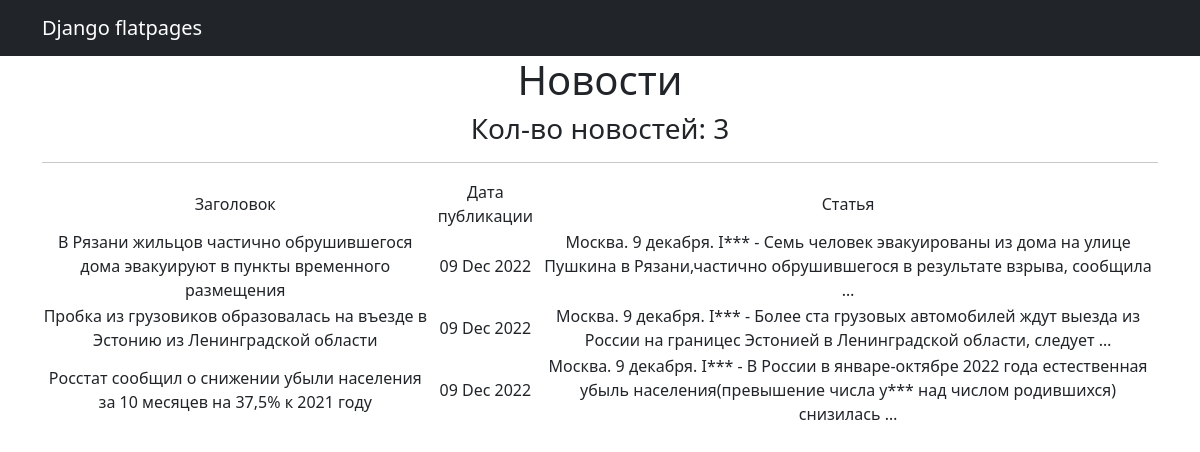
Page /news/ on the committed database.
### news/models.py (models this page shows, shortened)
class Post(models.Model):
    author = models.ForeignKey(Author, on_delete=models.CASCADE)
    type_of_post = models.CharField(max_length=2, choices=type_post)
    time_in = models.DateTimeField(auto_now_add=True)
    title = models.CharField(max_length=255)
    text = models.TextField()
    rating_post = models.IntegerField(default=0)
    post_category = models.ManyToManyField(Category, through='PostCategory')
    @property
    def rating(self):
        return self.rating_post

### news/views.py (the view)
# urls.py: path('', NewsList.as_view()),
class NewsList(ListView):
    model = Post
    ordering = 'time_in'
    template_name = 'news.html'
    context_object_name = 'news'

### news/templatetags/custom_filter.py (called while the page is built)
@register.filter()
def censor(value: str) -> str:
    CURRENCY_WORDS = {'INTERFAX.RU':True,
                      'умерших': True
                      }
    try:
        if not isinstance(value, str):
            raise Exception('Error')
        a = value
        for word in list(CURRENCY_WORDS.keys()):
            if word in a:
                a = a.replace(word, f'{word[:1]}***')
            if word.capitalize() in a:
                a = a.replace(word.capitalize(), f'{word[:1].capitalize()}***')
        return a
    except Exception as e:
        print(e)

### templates/news.html (shortened to what this page needs)
{% extends 'flatpages/default.html' %}
{% load custom_filter %}
{% block content %}
   <h1>Новости</h1>
   <h3>Кол-во новостей: {{ news|length }}</h3>
    <hr>
   {% if news %}
       <table>
           <tr>
               <td>Заголовок</td>
               <td>Дата публикации</td>
               <td>Статья</td>
           </tr>
           {% for post in news %}
           <tr>
               <td>{{ post.title }}</td>
               <td>{{ post.time_in|date:'d M Y' }}</td>
               <td>{{ post.text|truncatewords:20|censor }}</td>
               <td>{{ product.price }}</td>
               <td>{{ product.quantity }}</td>
           </tr>
           {% endfor %}
       </table>
   {% else %}
       <h2>Товаров нет!</h2>
   {% endif %}
{% endblock content %}

### templates/flatpages/default.html (shortened to what this page needs)
<!DOCTYPE html>
<html lang="en">
    <head>
        {% load static %}
        <link href="{% static 'css/styles.css' %}" rel="stylesheet" />
    </head>
    <body>
        <nav class="navbar navbar-expand-lg navbar-dark bg-dark static-top">
            <div class="container">
                <a class="navbar-brand" href="#">Django flatpages</a>
                </div>
        </nav>
        <div class="container">
            <div class="row">
                <div class="col-lg-12 text-center">
                    {% block content %}{% endblock content %}
                </div>
            </div>
        </div>
    </body>
</html>

### rows in the picture
Post: title "В Рязани жильцов частично обрушившегося дома эвакуируют в пункты временного размещения", time_in "09 Dec 2022", text|censor "Москва. 9 декабря. I*** - Семь человек эвакуированы из дома на улице Пушкина в Рязани,частично обрушившегося в результате взрыва, сообщила …"
Post: title "Пробка из грузовиков образовалась на въезде в Эстонию из Ленинградской области", time_in "09 Dec 2022", text|censor "Москва. 9 декабря. I*** - Более ста грузовых автомобилей ждут выезда из России на границес Эстонией в Ленинградской области, следует …"
Post: title "Росстат сообщил о снижении убыли населения за 10 месяцев на 37,5% к 2021 году", time_in "09 Dec 2022", text|censor "Москва. 9 декабря. I*** - В России в январе-октябре 2022 года естественная убыль населения(превышение числа у*** над числом родившихся) снизилась …"

### other values in the picture
{{ news|length }} "3"
